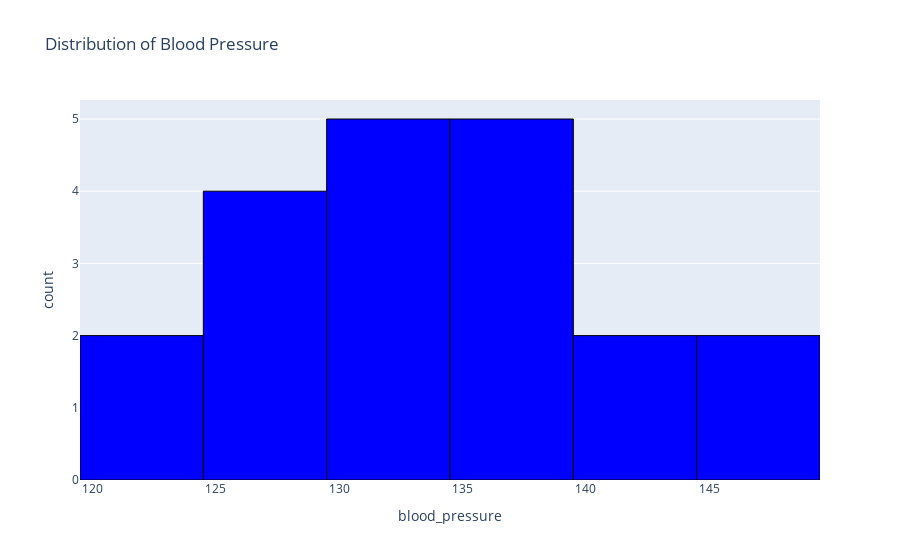

Here is the notebook cell this chart was saved with:
### Code cell
fig = px.histogram(
    df, 
    x="blood_pressure", 
    nbins=10,                 # Number of bins
    title="Distribution of Blood Pressure", 
    color_discrete_sequence=["blue"]
)

# Customize bar outline (edge color)
fig.update_traces(marker=dict(
    line=dict(color='black', width=1)  # Edge color and width
))

# Show the figure
fig.show()

### Figure 1 — Plotly figure (JSON) as saved in the notebook; plotly's stock layout.template omitted (floating-point values rounded to 4 significant figures)
{"data": [{"alignmentgroup": "True", "bingroup": "x", "hovertemplate": "blood_pressure=%{x}<br>count=%{y}<extra></extra>", "legendgroup": "", "marker": {"color": "blue", "line": {"color": "black", "width": 1}, "pattern": {"shape": ""}}, "name": "", "nbinsx": 10, "offsetgroup": "", "orientation": "v", "showlegend": false, "type": "histogram", "x": [120, 130, 140, 135, 125, 132, 128, 145, 138, 133, 126, 140, 135, 137, 129, 145, 120, 130, 134, 136], "xaxis": "x", "yaxis": "y"}], "layout": {"autosize": true, "barmode": "relative", "legend": {"tracegroupgap": 0}, "title": {"text": "Distribution of Blood Pressure"}, "xaxis": {"anchor": "y", "autorange": true, "domain": [0, 1], "range": [119.5, 149.5], "title": {"text": "blood_pressure"}, "type": "linear"}, "yaxis": {"anchor": "x", "autorange": true, "domain": [0, 1], "range": [0, 5.263], "title": {"text": "count"}}}}
